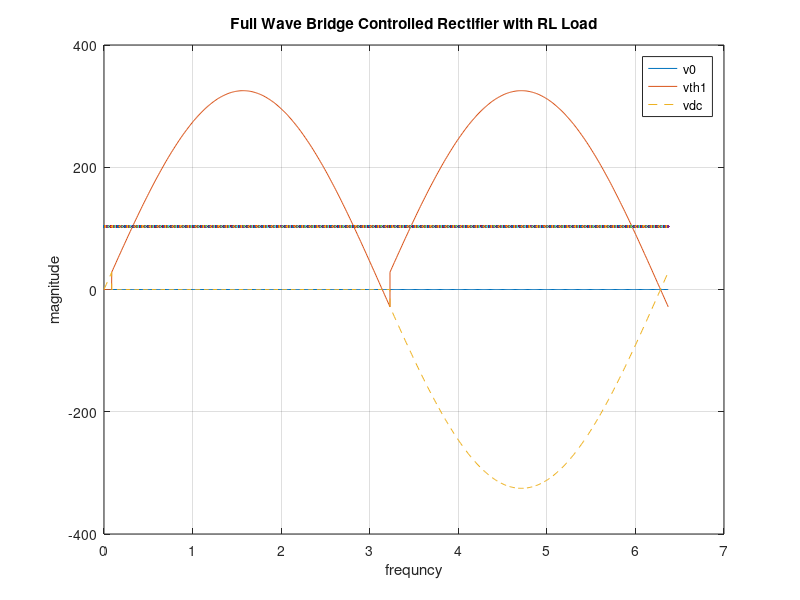

The MATLAB script that drew this image:
%Full Wave Bridge Controlled Rectifier with RL Load

clc;clear all; close all;
em=230*sqrt(2);
alphal=input('enter the delay angle at which thyristor is trigger degree=');
alpha=alphal*pi/180; td=pi/256;
r=2;
l=0.08;
omegal=2*pi*50*l;
xl=omegal/r;
i0min=2*em*sin(alpha)/(pi*xl);
t0=[0:td:alpha];
t1=[alpha:td:pi+alpha];
t2=[pi+alpha:td:2*pi+alpha]; 
t=[t0 t1 t2];
vdc=2*(em/pi)*cos(alpha);
i0=vdc/r;
v0=[0*sin(t0) em*sin(t1) -em*sin(t2)];
vth1=[em*sin(t0) 0*em*sin(t1) em*sin(t2)]; 
plot(t,zeros(size(v0)),t,v0,'-',t,vth1,'--',t,vdc,'-.',t,i0);
xlabel('frequncy');
ylabel ('magnitude');
grid;
legend('v0','vth1','vdc');
title('Full Wave Bridge Controlled Rectifier with RL Load');

%{
enter the delay angle at which thyristor is trigger degree=30
%}